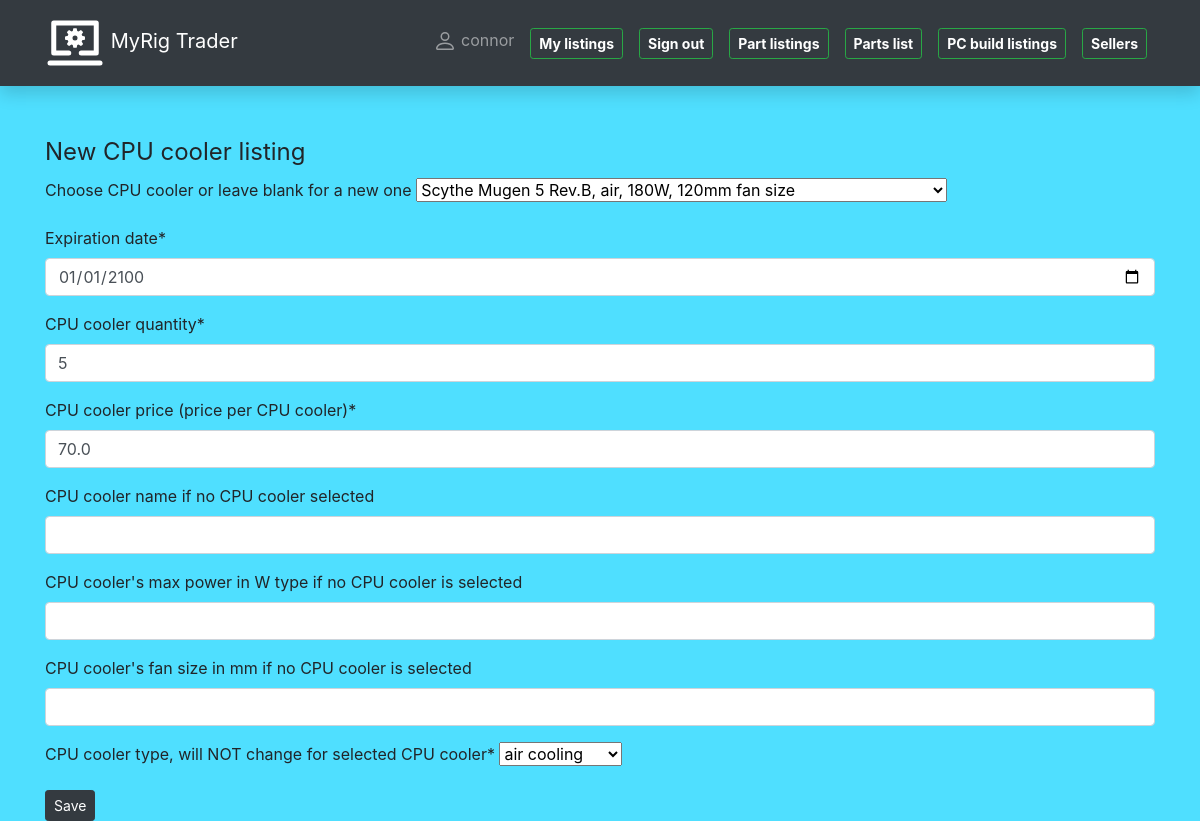
Page /pcportal/mylistings/cpucooler/update/10 (signed in) on the committed database.
### pcportal/models/part_listing_models.py (models this page shows, shortened)
class PartListing(models.Model):
    date_created = models.DateField("Date listed", auto_now_add=True)
    expiration_date = models.DateField("Expiration date", default="2025-03-20")
    quantity = models.IntegerField("quantity",
                                   help_text="Quantity of units")
    price = models.FloatField("Price per piece")
    listing_seller = models.ForeignKey(User, on_delete=models.SET_NULL, null=True, blank=True)
    class Meta:
        abstract = True

class CpuCoolerListing(PartListing):
    cpucooler = models.ForeignKey(CpuCooler, on_delete=models.CASCADE)
    seller = models.ForeignKey(Seller, on_delete=models.CASCADE,
                               related_name="cpucooler_listing")
    def display_seller(self):
        return f"{self.seller.f_name} {self.seller.l_name}"
    display_seller.short_description = "SELLER"

### pcportal/models/part_models.py (models this page shows)
class CpuCooler(models.Model):
    cooler_name = models.CharField("CPU cooler name", max_length=30)
    COOLER_TYPE = (
        ('air', 'air cooling'),
        ('liquid', 'liquid cooling'),
    )
    cooler_type = models.CharField("CPU cooler type", choices=COOLER_TYPE,
                                   default='air', help_text="CPU cooling type, air or liquid",
                                   max_length=30)
    max_power = models.IntegerField("Max power", help_text="Max CPU cooler power, W",
                                    null=True, blank=True)
    fan_size = models.IntegerField("Fan size", help_text="CPU cooler fan size, mm",
                                   null=True, blank=True)
    def fan_size_display(self):
        """
        This function adds mm (millimeters) next to
        cooler fan size. returns fan size with mm
        in an f string.
        """
        return f"{self.fan_size}mm"
    fan_size_display.short_description = "FAN SIZE"
    def __str__(self):
        return (f"{self.cooler_name}, {self.cooler_type}, "
                f"{self.max_power}W, {self.fan_size}mm fan size")
    class Meta:
        verbose_name = "CPU cooler"
        verbose_name_plural = 'CPU coolers'

### pcportal/views/update_listing_views.py (the view, shortened to what this page needs)
# urls.py: path('mylistings/cpucooler/update/<int:pk>', views.CpuCoolerListingByUserUpdateView.as_view(),
class CpuCoolerListingByUserUpdateView(LoginRequiredMixin, UserPassesTestMixin, generic.UpdateView):
    model = CpuCoolerListing
    form_class = UserCpuCoolerListingCreateForm
    template_name = 'user_create_templates/user_cpucoolerlisting_form.html'
    success_url = '/pcportal/mylistings'
    def test_func(self):
        cpucoolerlisting_object = self.get_object()
        return cpucoolerlisting_object.listing_seller == self.request.user

### pcportal/templates/user_create_templates/user_cpucoolerlisting_form.html (shortened to what this page needs)
{% extends 'base.html' %}
{% load crispy_forms_tags %}
{% block content %}
<form method="post">
    <fieldset>
        <legend>New CPU cooler listing</legend>
        {{ form | crispy }}
        <input type="submit" class="btn btn-dark btn-sm" value="Save">
    </fieldset>
</form>
{% endblock %}

### pcportal/templates/base.html (shortened to what this page needs)
<!DOCTYPE html>
<html lang="en">
<head>
    <link
            rel="stylesheet"
            href="https://stackpath.bootstrapcdn.com/bootstrap/4.1.3/css/bootstrap.min.css"
    />
    <link
            rel="stylesheet"
            href="https://cdnjs.cloudflare.com/ajax/libs/font-awesome/4.7.0/css/font-awesome.min.css"
    />
    {% load static %}
    <link rel="stylesheet" href="{% static 'css/styles.css' %}"/>
</head>
<body>
<nav
        class="navbar navbar-expand-lg navbar-dark bg-dark static-top mb-5 shadow"
>
    <div class="container">
        <a class="navbar-brand" href="{% url 'index_n' %}">
            MyRig Trader</a
        >
        <div class="collapse navbar-collapse" id="navbarResponsive">
            <ul class="navbar-nav ml-auto">
                {% if user.is_authenticated %}
                <li class="nav-item">
                    <a class="nav-link" href="{% url 'user-profile' %}">
                        {{ user.username }}</a>
                </li>
                <li class="nav-item">
                    <a class="nav-link" href="{% url 'my-listings' %}">
                        <button class="btn btn-outline-success btn-sm text-white"><b>My listings</b></button>
                    </a>
                </li>
                <li class="nav-item">
                    <a class="nav-link" href="{% url 'logout' %}">
                        <button class="btn btn-outline-success btn-sm text-white"><b>Sign out</b></button>
                    </a>
                </li>
                {% endif %}
                <li class="nav-item">
                    <a class="nav-link" href="{% url 'part-listings' %}">
                        <button class="btn btn-outline-success btn-sm text-white"><b>Part listings</b></button>
                    </a>
                </li>
                <li class="nav-item">
                    <a class="nav-link" href="{% url 'part-list' %}">
                        <button class="btn btn-outline-success btn-sm text-white"><b>Parts list</b></button>
                    </a>
                </li>
                <li class="nav-item">
                    <a class="nav-link" href="{% url 'pcbuild-listings' %}">
                        <button class="btn btn-outline-success btn-sm text-white"><b>PC build listings</b></button>
                    </a>
                </li>
                <li class="nav-item">
                    <a class="nav-link" href="{% url 'sellers-all' %}">
                        <button class="btn btn-outline-success btn-sm text-white"><b>Sellers</b></button>
                    </a>
                </li>
            </ul>
        </div>
    </div>
</nav>
<div class="container">{% block content %}{% endblock %}</div>
</body>
</html>

### pcportal/static/css/styles.css (style rules this page uses)
body { background-color: #4fdfff; }

### rows in the picture
CpuCoolerListing: cpucooler "Scythe Mugen 5 Rev.B, air, 180W, 120mm fan size", expiration_date "01/01/2100", quantity "5", price "70.0"
CpuCooler: cooler_type "air cooling"

### other values in the picture
{{ user.username }} "connor"
